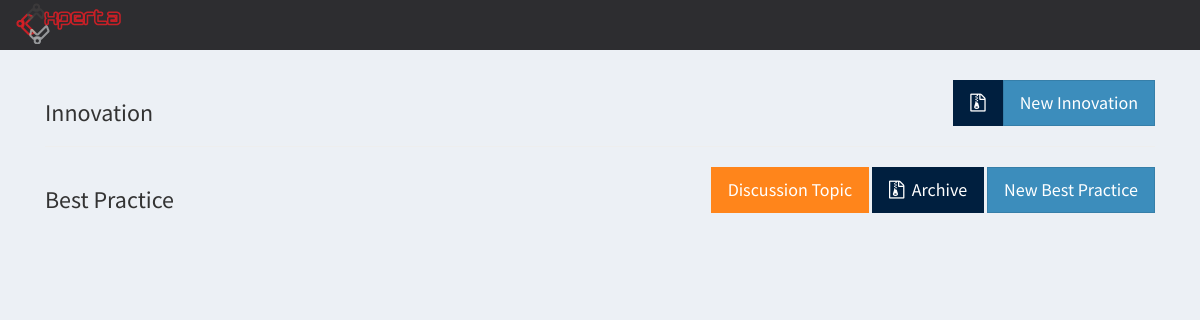
The page /index.php/cop on the database as committed earlier.
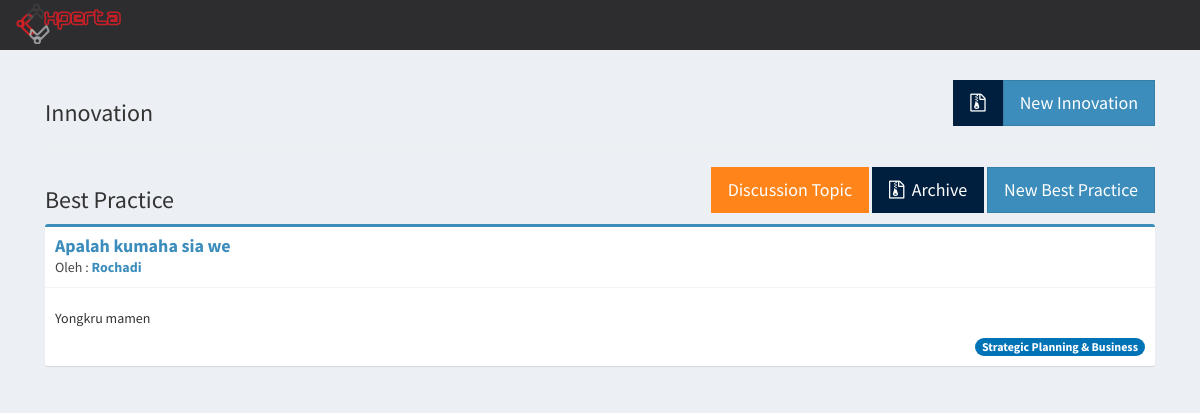
The same page on the database as committed later.
### tables this page shows
CREATE TABLE `cop` (
  `id_cop` int(11) NOT NULL,
  `id_scope` int(11) DEFAULT NULL,
  `id_user` int(11) NOT NULL,
  `title` varchar(200) NOT NULL,
  `content` text NOT NULL,
  `summary` text,
  `type` int(11) NOT NULL,
  `created_at` timestamp NOT NULL DEFAULT CURRENT_TIMESTAMP,
  `updated_at` timestamp NOT NULL DEFAULT CURRENT_TIMESTAMP ON UPDATE CURRENT_TIMESTAMP,
  `status` int(11) NOT NULL DEFAULT '1'
);

CREATE TABLE `profile` (
  `id_profile` int(11) NOT NULL,
  `NIK` varchar(50) NOT NULL,
  `id_user` int(11) NOT NULL,
  `fullname` varchar(255) NOT NULL,
  `birthdate` date DEFAULT NULL,
  `gender` enum('M','F') DEFAULT NULL,
  `id_expert` int(11) DEFAULT NULL,
  `point` int(11) NOT NULL DEFAULT '0',
  `pic` varchar(500) DEFAULT 'default.jpeg',
  `updated_at` timestamp NOT NULL DEFAULT CURRENT_TIMESTAMP ON UPDATE CURRENT_TIMESTAMP,
  `login` int(11) NOT NULL DEFAULT '0'
);

CREATE TABLE `scope` (
  `id_scope` int(11) NOT NULL,
  `scope_name` varchar(50) NOT NULL
);

### application/controllers/Cop.php (called while the page is built, shortened)
<?php
class Cop extends CI_Controller
{
	function __construct(){
		$this->load->model('Cop_model');
	}
	public function index(){
		$data['title'] = "COP";
		$data['list_innov'] = $this->Cop_model->list_innov();
		$data['list_bp'] = $this->Cop_model->list_bp();
		$this->load->view('cop', $data);
	}
}

### index.php (called while the page is built, shortened)
<?php
require_once BASEPATH.'core/CodeIgniter.php';

### application/models/Cop_model.php (called while the page is built, shortened)
<?php
	class Cop_model extends CI_Model
	{
		function list_bp(){
			return $this->db->query("SELECT title, scope_name, id_cop, content, cop.created_at, cop.updated_at, fullname
				FROM cop, user, profile, scope
				WHERE cop.id_user = user.id_user
					AND cop.id_scope = scope.id_scope
					AND user.id_user = profile.id_user
					AND type = 2
					AND status = 1
				")->result();
		}
	}

### application/views/cop.php (the view, shortened to what this page needs)
<?php include "header.php" ?>
		<div class="container">
			<div class="row">
				<div class="col-md-12 isi">
            	<div class="col-md-12">
						<a href="<?php echo site_url('cop/innovation_new') ?>" class="btn btn-flat btn-lg btn-primary pull-right">New Innovation</a>
						<a href="<?php echo site_url('cop/innovation_archive') ?>" title="Archive" class="btn btn-flat btn-lg bg-navy pull-right"><span class="fa fa-file-archive-o"></span></a>
						<h3>Innovation</h3>
            	<hr>
            	</div>
            	<div class="col-md-12">
	            	<div class="pull-right">
	            		<a href="<?php echo site_url('cop/bp_topic') ?>" class="btn btn-flat btn-lg bg-orange">Discussion Topic</a>
						<a href="<?php echo site_url('cop/bp_archive') ?>" title="Archive" class="btn btn-flat btn-lg bg-navy"><span class="fa fa-file-archive-o"></span> &nbsp;Archive</a>
						<a href="<?php echo site_url('cop/bp_new') ?>" class="btn btn-flat btn-lg btn-primary">New Best Practice</a>
	            	</div>
						<h3>Best Practice</h3>
						<?php foreach ($list_bp as $bp): ?>
							<div class="box box-primary">
								<div class="box-header with-border">
									<h3 class="box-title">
									<strong><a href="<?= site_url('cop/bp_view/'.$bp->id_cop); ?>">
									<?= $bp->title ?>
									</a></strong>
									</h3>
										<div class="author">
												Oleh :
											<a href="">
												<strong><?= $bp->fullname ?></strong>
											</a>
										</div>
								</div>
								<div class="box-body">
									<p><?= substr($bp->content, 0, 100) ?></p>
									<span class="pull-right badge bg-blue"><?php echo $bp->scope_name ?></span>
								</div>
							</div>
						<?php endforeach ?>
            	</div>
				</div>
			</div>
		</div>
	</body>
</html>

Rows that differ between the two databases and show on the page:
added cop: title "Apalah kumaha sia we", profile.fullname "Rochadi", content "Yongkru mamen", id_scope.scope_name "Strategic Planning & Business"
